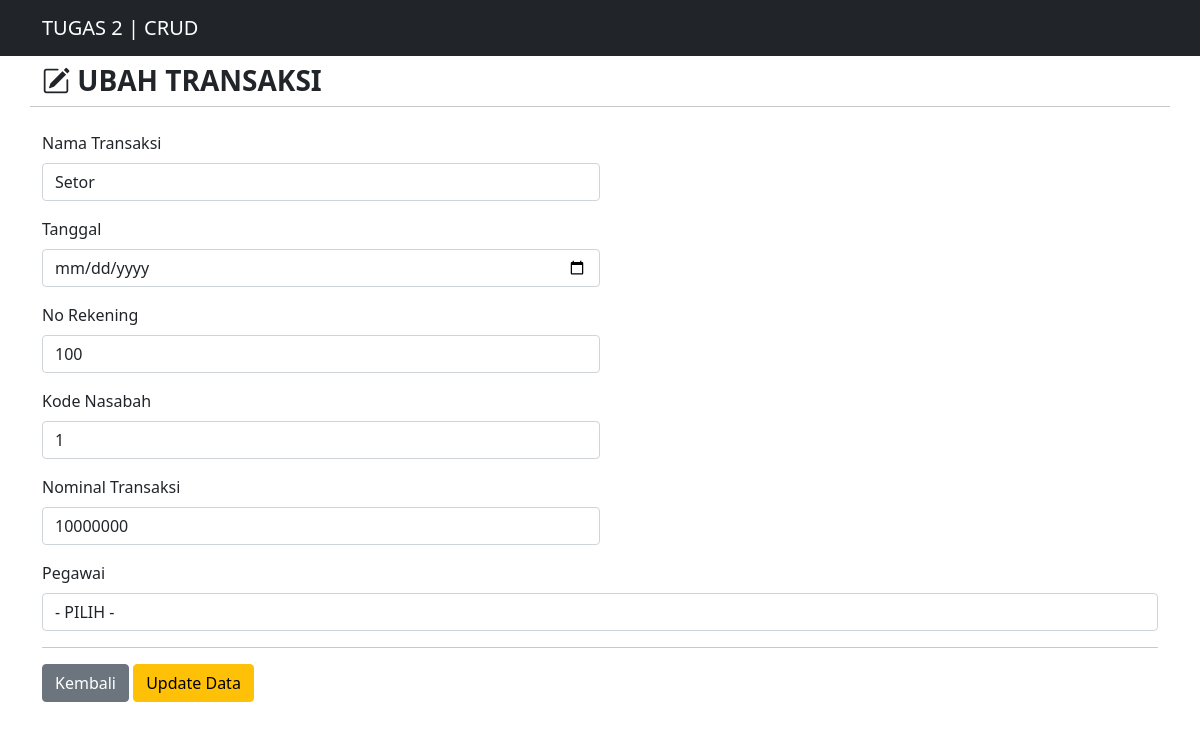
Page /bank_db/transaksi_update.php?kodeTransaksi=1 on the committed database.
### tables this page shows
CREATE TABLE `transaksi` (
  `kodeTransaksi` int(11) NOT NULL,
  `namaTransaksi` varchar(25) NOT NULL,
  `tanggalTransaksi` datetime NOT NULL DEFAULT current_timestamp(),
  `noRekening` varchar(10) NOT NULL,
  `kodeNasabah` int(11) NOT NULL,
  `nominal` varchar(255) NOT NULL,
  `kodePegawai` int(11) NOT NULL,
  `tipeTransaksi` enum('DEBIT','KREDIT','TRANSFER','') NOT NULL
);

### bank_db/functions.php (called while the page is built, shortened)
<?php
$conn = mysqli_connect("localhost", "root", "", "bank_crud");
function query($query) {
    global $conn;
    $result = mysqli_query($conn, $query);
    $rows = [];
    while ($row = mysqli_fetch_assoc($result)) {
        $rows[] = $row;
    }
    return $rows;
}
?>

### bank_db/transaksi_update.php (the view, shortened to what this page needs)
<?php
require 'functions.php';
$kodeTransaksi = $_GET["kodeTransaksi"];
$transaksi = query("SELECT * FROM transaksi WHERE kodeTransaksi = $kodeTransaksi")[0];
?>
<!DOCTYPE html>
<html lang="en">
<head>
    <link href="https://cdn.jsdelivr.net/npm/bootstrap@5.0.0-beta2/dist/css/bootstrap.min.css" rel="stylesheet"
>
    <link rel="stylesheet" href="https://cdn.jsdelivr.net/npm/bootstrap-icons@1.4.0/font/bootstrap-icons.css">
    <link rel="stylesheet" href="https://cdn.datatables.net/1.10.23/css/dataTables.bootstrap5.min.css">
    <link rel="stylesheet" href="https://cdn.jsdelivr.net/npm/bootstrap@5.0.0-beta1/dist/css/bootstrap.min.css">
</head>
<body>
    <nav class="navbar navbar-expand-lg navbar-dark bg-dark text-uppercase">
        <div class="container">
            <a class="navbar-brand" href="index.php">TUGAS 2 | CRUD</a>
        </div>
    </nav>
    <div class="container">
        <div class="row my-2">
            <div class="col-md">
                <h3 class="fw-bold text-uppercase"><i class="bi bi-pencil-square"></i>&nbsp;Ubah Transaksi</h3>
            </div>
            <hr>
        </div>
        <div class="row my-2">
            <div class="col-md">
                <form action="" method="post" enctype="multipart/form-data">
                    <div class="mb-3">
                        <label for="namaTransaksi" class="form-label">Nama Transaksi</label>
                        <input type="text" class="form-control form-control-md w-50" id="namaTransaksi"
                            placeholder="Masukkan Nama Transaksi" name="namaTransaksi" required
                            value="<?= $transaksi["namaTransaksi"];?>">
                    </div>
                    <div class="mb-3">
                        <label for="tanggalTransaksi" class="form-label">Tanggal</label>
                        <input type="date" class="form-control form-control-md w-50" id="tanggalTransaksi" name="tanggalTransaksi" required>
                    </div>
                    <div class="mb-3">
                        <label for="noRekening" class="form-label">No Rekening</label>
                        <input type="text" class="form-control form-control-md w-50" id="noRekening"
                            placeholder="Masukkan No Rekening" name="noRekening" required value="<?= $transaksi["noRekening"];?>">
                    </div>
                    <div class="mb-3">
                        <label for="kodeNasabah" class="form-label">Kode Nasabah</label>
                        <input type="text" class="form-control form-control-md w-50" id="kodeNasabah"
                            placeholder="Masukkan Kode Nasabah" name="kodeNasabah" required value="<?= $transaksi["kodeNasabah"];?>">
                    </div>
                    <div class="mb-3">
                        <label for="nominal" class="form-label">Nominal Transaksi</label>
                        <input type="text" class="form-control form-control-md w-50" id="nominal"
                            placeholder="Masukkan Nominal" name="nominal" required value="<?= $transaksi["nominal"];?>">
                    </div>
                    <div class="mb-3">
                        <label for="kodePegawai" class="form-label">Pegawai</label>
                        <select id="kodePegawai" name="kodePegawai" class="form-control" required>
                            <option>- PILIH -</option>
                        </select>
                    </div>
                    <hr>
                    <a href="rekening.php" class="btn btn-secondary">Kembali</a>
                    <button type="submit" class="btn btn-warning" name="submit">Update Data</button>
                </form>
            </div>
        </div>
    </div>
</body>
</html>

### rows in the picture
transaksi: namaTransaksi "Setor", noRekening "100", kodeNasabah "1", nominal "10000000"
